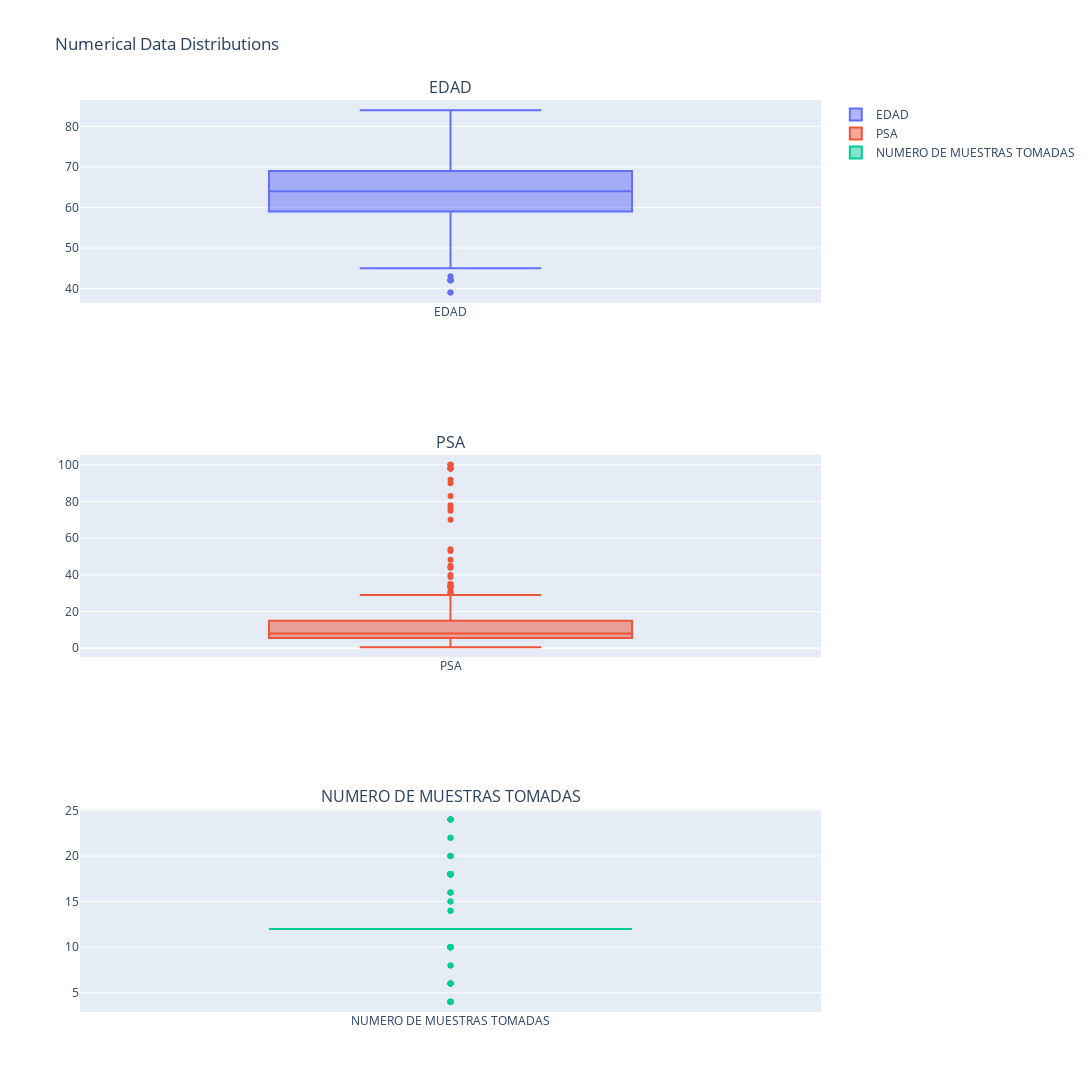

The code cell stored with this chart in its notebook:
### Code cell
fig = make_subplots(rows=3, cols=1, subplot_titles=numerical_columns)
for i, column in enumerate(numerical_columns):
    row = i + 1
    col = 1
    fig.add_trace(go.Box(y=df_numerical_columns[:,i], name=column), row=row, col=col)

fig.update_layout(height=1500, width=1200, title_text="Numerical Data Distributions")

### Figure 1 — Plotly figure (JSON) as saved in the notebook; plotly's stock layout.template omitted (floating-point values rounded to 4 significant figures; data arrays with more than 128 entries replaced by an {"elided": "..."} marker saying what was removed)
{"data": [{"name": "EDAD", "type": "box", "xaxis": "x", "y": {"elided": "562 int values"}, "yaxis": "y"}, {"name": "PSA", "type": "box", "xaxis": "x2", "y": {"elided": "562 float values"}, "yaxis": "y2"}, {"name": "NUMERO DE MUESTRAS TOMADAS", "type": "box", "xaxis": "x3", "y": {"elided": "562 int values"}, "yaxis": "y3"}], "layout": {"annotations": [{"font": {"size": 16}, "showarrow": false, "text": "EDAD", "x": 0.5, "xanchor": "center", "xref": "paper", "y": 1, "yanchor": "bottom", "yref": "paper"}, {"font": {"size": 16}, "showarrow": false, "text": "PSA", "x": 0.5, "xanchor": "center", "xref": "paper", "y": 0.6111, "yanchor": "bottom", "yref": "paper"}, {"font": {"size": 16}, "showarrow": false, "text": "NUMERO DE MUESTRAS TOMADAS", "x": 0.5, "xanchor": "center", "xref": "paper", "y": 0.2222, "yanchor": "bottom", "yref": "paper"}], "height": 1500, "title": {"text": "Numerical Data Distributions"}, "width": 1200, "xaxis": {"anchor": "y", "domain": [0, 1]}, "xaxis2": {"anchor": "y2", "domain": [0, 1]}, "xaxis3": {"anchor": "y3", "domain": [0, 1]}, "yaxis": {"anchor": "x", "domain": [0.7778, 1]}, "yaxis2": {"anchor": "x2", "domain": [0.3889, 0.6111]}, "yaxis3": {"anchor": "x3", "domain": [0, 0.2222]}}}
